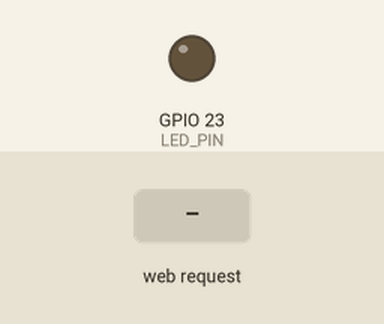
A sketch run on a simulated ESP32. Parts: output pins drawn as LEDs (lit = HIGH). Dashed ring = blinking. Inputs (shaded band) come from the test bench. WiFi joins after 1.5 s; servers stay silent unless stated; what the sketch prints to the serial monitor is not drawn.

Above: at 3.7 s.
3.8 s: HTTP request GET /notify received
At 3.9 s:
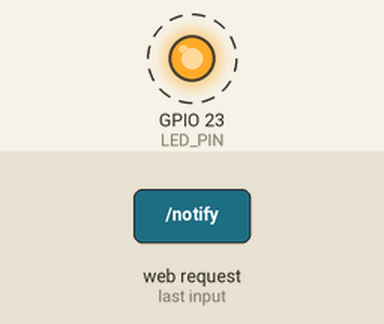
Timing chart, 0 to 6.8 s (numbered marks = the images above; inputs shaded):
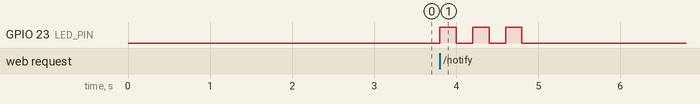

Measured:
- after the input at 3.8 s, GPIO 23 (LED_PIN): alternates HIGH for 0.20 s and LOW for 0.20 s, 6 changes in all, then stays LOW, starting at once

The sketch:

main.ino
```cpp
#include <WiFi.h>
#include <WebServer.h>

// WiFi credentials
const char* ssid = "YOUR_WIFI_NAME";
const char* password = "YOUR_WIFI_PASSWORD";

// LED pin (connected to GPIO 23)
const int LED_PIN = 23;

WebServer server(80);

void setup() {
  Serial.begin(115200);
  delay(1000);
  Serial.println("\n\nStarting ESP32...");

  // Initialize LED pin
  pinMode(LED_PIN, OUTPUT);
  digitalWrite(LED_PIN, LOW);

  // Connect to WiFi
  WiFi.mode(WIFI_STA);
  WiFi.begin(ssid, password);

  Serial.print("Connecting to WiFi");
  int attempts = 0;
  while (WiFi.status() != WL_CONNECTED && attempts < 30) {
    delay(500);
    Serial.print(".");
    attempts++;
  }

  if (WiFi.status() == WL_CONNECTED) {
    Serial.println("\nConnected!");
    Serial.print("IP Address: ");
    Serial.println(WiFi.localIP());

    // Setup web server routes
    server.on("/", handleRoot);
    server.on("/notify", handleNotification);

    server.begin();
    Serial.println("Web server started!");
  } else {
    Serial.println("\nWiFi connection failed");
  }
}

void handleRoot() {
  server.send(200, "text/html",
    "<h1>GlowBox - Notification Light</h1>"
    "<p>Send a request to /notify to trigger the LED</p>"
    "<button onclick=\"fetch('/notify')\">Test Notification</button>");
}

void handleNotification() {
  Serial.println("Notification received!");

  // Flash LED 3 times
  for(int i = 0; i < 3; i++) {
    digitalWrite(LED_PIN, HIGH);
    delay(200);
    digitalWrite(LED_PIN, LOW);
    delay(200);
  }

  server.send(200, "text/plain", "OK");
}

void loop() {
  server.handleClient();
  delay(1);
}
```
